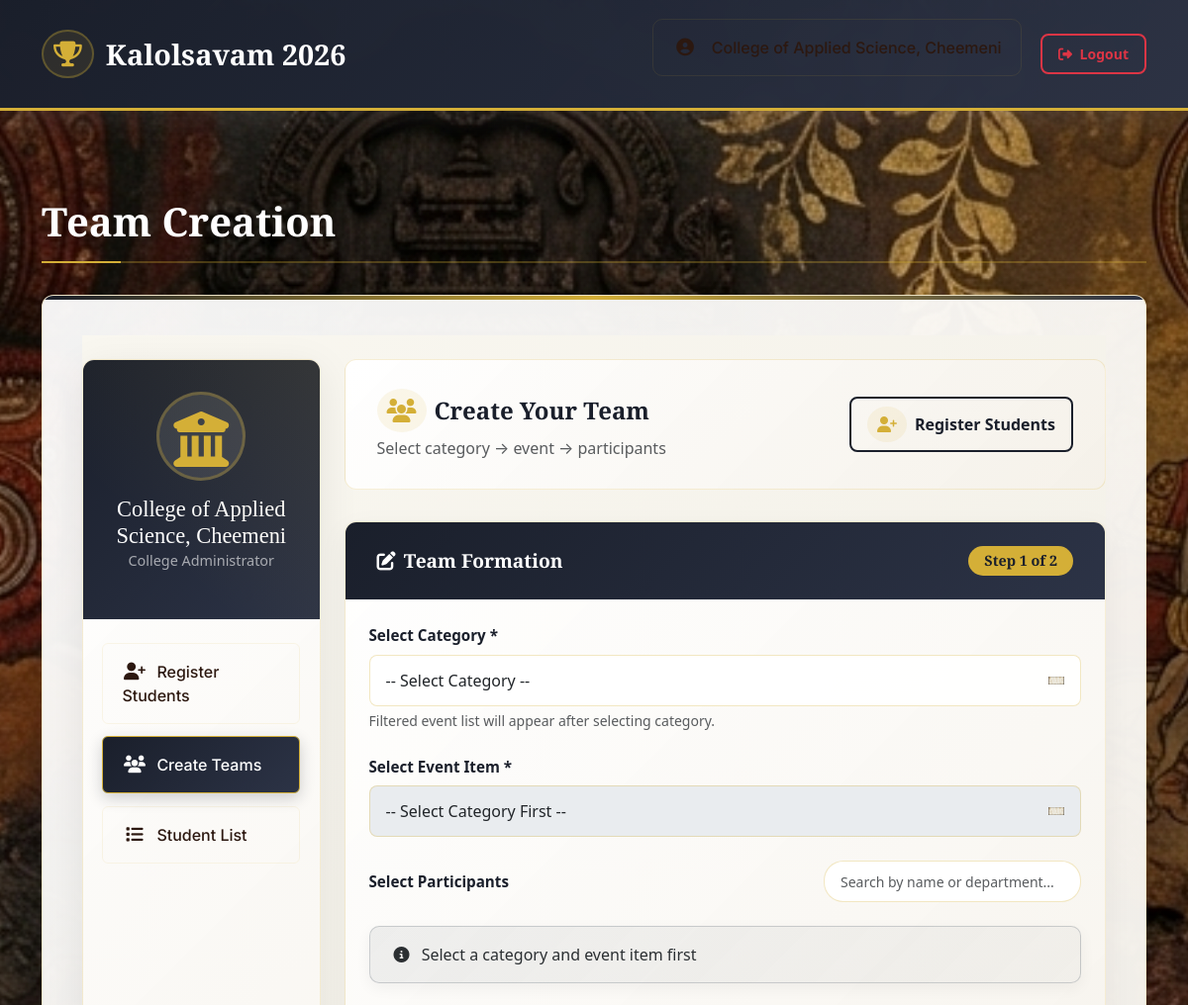
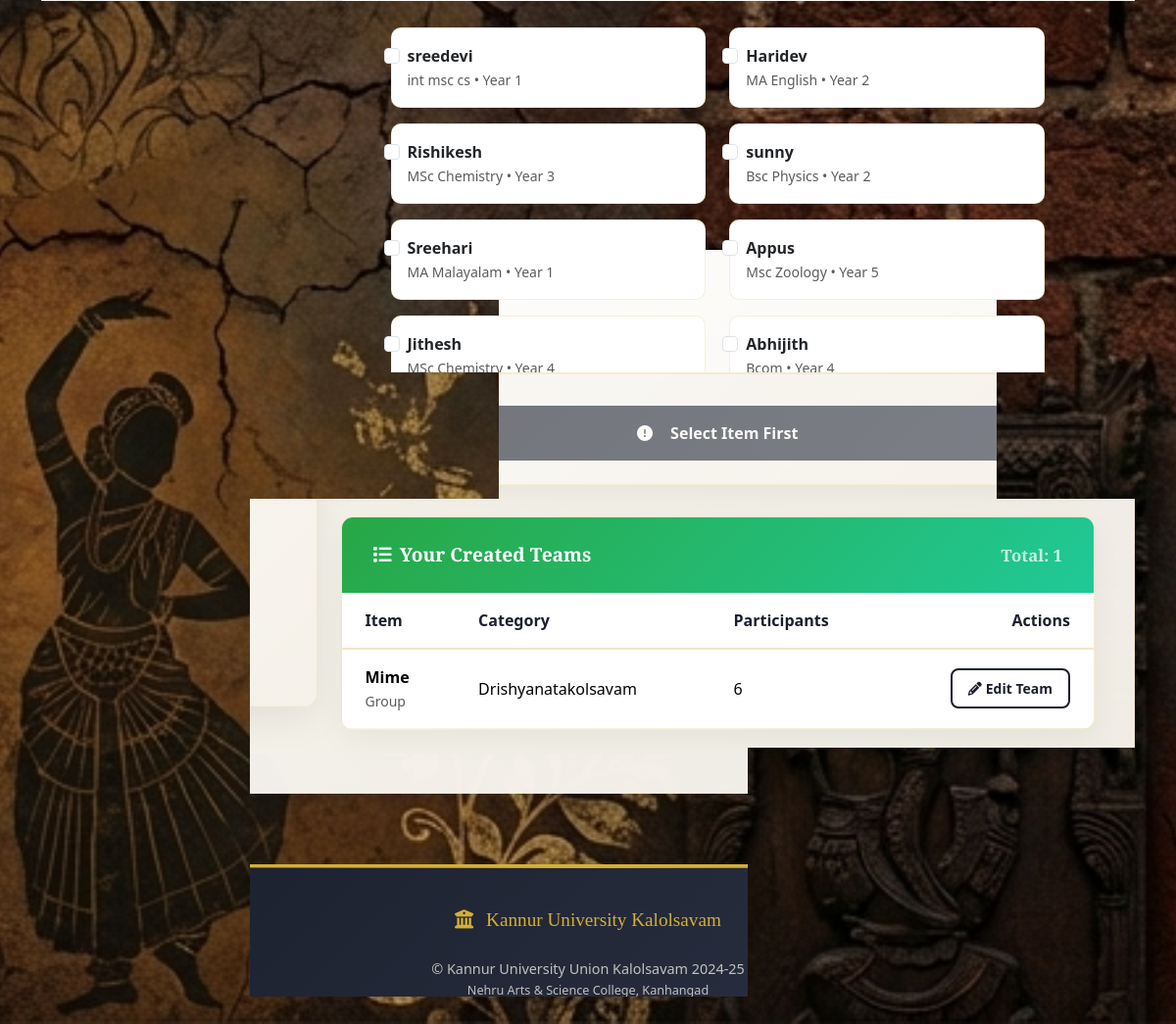
Page /team/create/ (signed in) on the committed database (2 pictures, top to bottom).
### accounts/models.py (models this page shows, shortened)
class College(models.Model):
    user = models.ForeignKey(   # 🔥 TEMP: NOT OneToOne
        settings.AUTH_USER_MODEL,
        on_delete=models.CASCADE,
        null=True,
        blank=True,
        related_name="colleges"
    )
    college_name = models.CharField(max_length=255)
    district = models.CharField(max_length=255)

class CustomUser(AbstractUser):
    ROLE_CHOICES = (
        ('college', 'College'),
        ('organizer', 'Organizer'),
        ('admin', 'Admin'),
    )
    role = models.CharField(max_length=20, choices=ROLE_CHOICES, default='college')
    college_name = models.CharField(max_length=255, blank=True, null=True)
    REQUIRED_FIELDS = ["email"]
    USERNAME_FIELD = "username"

class Student(models.Model):
    college = models.ForeignKey(College, on_delete=models.CASCADE)
    name = models.CharField(max_length=255)
    id_card = models.CharField(max_length=255)
    date_of_birth = models.DateField()
    department = models.CharField(max_length=255)
    year_of_joining = models.IntegerField()
    current_year = models.IntegerField()
    id_card_file = models.FileField(upload_to=student_upload_path, null=True, blank=True)

class Team(models.Model):
    college = models.ForeignKey(College, on_delete=models.CASCADE)
    item = models.ForeignKey(Item, on_delete=models.CASCADE)
    category = models.CharField(max_length=255)
    students = models.ManyToManyField(Student)
    created_at = models.DateTimeField(auto_now_add=True)

class Item(models.Model):
    name = models.CharField(max_length=255)
    numbers = models.PositiveIntegerField()
    category = models.CharField(max_length=255)
    max_participants = models.PositiveIntegerField(default=1)
    item_type = models.CharField(max_length=10, choices=[("single","single"),("group","group")])  # ← added

### accounts/views.py (the view, shortened to what this page needs)
# urls.py: path("team/create/", views.team_creation, name="team_creation"),
@login_required
def team_creation(request):
    if request.user.role != "college":
        return redirect("home")
    college = get_object_or_404(College, user=request.user)
    students = Student.objects.filter(college=college)
    items = Item.objects.all()
    categories = Item.objects.values_list("category", flat=True).distinct()
    existing_item_ids = Team.objects.filter(
        college=college
    ).values_list("item_id", flat=True)
    return render(request, "team/create_team.html", {
        "students": students,
        "items": items,
        "categories": categories,
        "teams": Team.objects.filter(college=college),
        "existing_item_ids": existing_item_ids,
        "college": college,
    })

### accounts/templates/team/create_team.html (shortened to what this page needs)
{% extends 'base.html' %}
{% load static %}
{% block page_title_content %}
    Team Creation
{% endblock %}
{% block content %}
<div class="container-fluid py-4 page-wrapper">
    <div class="row">
        <div class="col-lg-3 col-md-4 mb-4">
            <div class="sidebar-card">
                <div class="gradient-header text-center">
                    <i class="fas fa-university"></i>
                    <h5 class="text-white mb-0">{{ college.college_name|default:user.username }}</h5>
                     <p class="small opacity-75">College Administrator</p>
                </div>
                <div class="nav-container">
                    <ul class="nav nav-pills flex-column">
                        <li class="nav-item">
                            <a class="nav-link" href="{% url 'register_student' %}">
                                <i class="fas fa-user-plus"></i>Register Students
                            </a>
                        </li>
                        <li class="nav-item">
                            <a class="nav-link active" href="{% url 'team_creation' %}">
                                <i class="fas fa-users"></i>Create Teams
                            </a>
                        </li>
                        <li class="nav-item">
                            <a class="nav-link" href="{% url 'student_summary' %}">
                                <i class="fas fa-list"></i>Student List
                            </a>
                        </li>
                    </ul>
                </div>
            </div>
        </div>
        <div class="col-lg-9 col-md-8">
            <div class="main-header">
                <div>
                    <h4 class="mb-1">
                        <i class="fas fa-users me-2"></i>Create Your Team
                    </h4>
                    <p class="mb-0 text-muted">
                        Select category → event → participants
                    </p>
                </div>
                <div class="d-flex gap-2 align-items-center">
                    <a href="{% url 'register_student' %}" class="btn btn-outline-primary">
                        <i class="fas fa-user-plus me-2"></i>Register Students
                    </a>
                </div>
            </div>
            <div class="team-creation-card">
                <div class="card-header">
                    <span>
                        <i class="fas fa-edit me-2"></i>Team Formation
                    </span>
                    <span class="badge">Step 1 of 2</span>
                </div>
                <div class="card-body p-4">
                    <form method="POST" id="teamForm" autocomplete="off">
                        <div class="mb-4">
                            <label class="form-label">Select Category *</label>
                            <select id="category-select" class="form-select fancy-select" required>
                                <option value="">-- Select Category --</option>
                            </select>
                            <div class="form-text text-muted">Filtered event list will appear after selecting category.</div>
                        </div>
                        <div class="mb-4">
                            <label class="form-label">Select Event Item *</label>
                            <select id="item-select" name="item" class="form-select fancy-select" required disabled>
                                <option value="">-- Select Category First --</option>
                            </select>
                        </div>
                        <div class="mb-3">
                            <div class="d-flex justify-content-between align-items-center flex-wrap gap-2 mb-2">
                                <label class="form-label mb-0">Select Participants</label>
                                <input type="text" id="student-search" class="form-control form-control-sm"
                                       style="max-width: 260px;" placeholder="Search by name or department...">
                            </div>
                        </div>
                        <div id="selection-counter" class="alert alert-secondary">
                        </div>
                        <div class="student-list">
                            <div class="row" id="student-list-wrapper">
                                {% for student in students %}
                                <div class="col-md-6 mb-2 student-wrapper">
                                    <label class="form-check student-card"
                                           data-name="{{ student.name|lower }} {{ student.department|lower }}">
                                        <input class="form-check-input student-checkbox" type="checkbox"
                                               name="students" value="{{ student.id }}">
                                        <span>
                                            <strong>{{ student.name }}</strong><br>
                                            <small class="text-muted">
                                                {{ student.department }} • Year {{ student.current_year }}
                                            </small>
                                        </span>
                                    </label>
                                </div>
                                {% endfor %}
                            </div>
                        </div>
                        <button type="submit" id="submitBtn" class="btn btn-primary w-100">
                        </button>
                    </form>
                </div>
            </div>
            <div class="teams-list-card">
                <div class="card-header">
                    <span><i class="fas fa-list me-2"></i>Your Created Teams</span>
                    <small class="opacity-75">Total: {{ teams|length }}</small>
                </div>
                <div class="card-body p-0">
                    {% if teams %}
                    <div class="table-responsive">
                        <table class="table pretty-table">
                            <thead>
                                <tr>
                                    <th>Item</th>
                                    <th>Category</th>
                                    <th>Participants</th>
                                    <th class="text-end">Actions</th>
                                </tr>
                            </thead>
                            <tbody>
                                {% for team in teams %}
                                <tr>
                                    <td>
                                        <span class="fw-semibold">{{ team.item.name }}</span><br>
                                        <small class="text-muted">{{ team.item.item_type|capfirst }}</small>
                                    </td>
                                    <td>{{ team.category }}</td>
                                    <td>{{ team.students.count }}</td>
                                    <td class="text-end">
                                        <button class="btn btn-outline-primary btn-sm"
                                                data-bs-toggle="modal"
                                                data-bs-target="#editTeamModal{{ team.id }}">
                                            <i class="fas fa-pencil-alt me-1"></i>Edit Team
                                        </button>
                                    </td>
                                </tr>
                                {% endfor %}
                            </tbody>
                        </table>
                    </div>
                    {% else %}
                        <div class="empty-state">
                            <i class="fas fa-users"></i>
                            <h6 class="mb-2">No Teams Created Yet</h6>
                            <p class="text-muted mb-0">Create your first team using the form above</p>
                        </div>
                    {% endif %}
                </div>
            </div>
        </div>
    </div>
</div>
{% endblock %}

### accounts/templates/base.html (shortened to what this page needs)
{% load static %}
<!DOCTYPE html>
<html lang="en">
<head>
    <link href="https://cdn.jsdelivr.net/npm/bootstrap@5.3.2/dist/css/bootstrap.min.css" rel="stylesheet">
    <link rel="stylesheet" href="https://cdnjs.cloudflare.com/ajax/libs/font-awesome/6.5.0/css/all.min.css">
</head>
<body class="d-flex flex-column min-vh-100">
    <nav class="navbar navbar-expand-lg navbar-dark">
        <div class="container">
            <a class="navbar-brand" href="{% url 'home' %}">
                <i class="fas fa-trophy"></i>
                <span>Kalolsavam 2026</span>
            </a>
            <div class="collapse navbar-collapse" id="navbarNav">
                <ul class="navbar-nav ms-auto align-items-center">
                    {% if user.is_authenticated %}
                        <li class="nav-item me-3">
                            <span class="nav-link">
                                <i class="fas fa-user-circle" ></i>
                                {{ college.college_name|default:user.username }}
                            </span>
                        </li>
                        <li class="nav-item">
                            <a class="btn btn-outline-danger btn-sm" href="{% url 'logout' %}">
                                <i class="fas fa-sign-out-alt me-1"></i> Logout
                            </a>
                        </li>
                    {% else %}
                        <li class="nav-item">
                            <a class="btn btn-primary" href="{% url 'login' %}">
                                <i class="fas fa-sign-in-alt me-1"></i> Login
                            </a>
                        </li>
                    {% endif %}
                </ul>
            </div>
        </div>
    </nav>
    <main class="page-container flex-fill">
        <div class="container py-4">
            {% block page_title %}
                <h1 class="page-title">{% block page_title_content %}{% endblock %}</h1>
            {% endblock %}
            <div class="main-card">
                {% block content %}{% endblock %}
            </div>
        </div>
    </main>
    <footer class="mt-auto">
        <div class="container">
            <div class="footer-content">
                <div class="footer-logo">
                    <i class="fas fa-university me-2"></i>
                    Kannur University Kalolsavam
                </div>
                <div class="copyright">
                    © Kannur University Union Kalolsavam 2024-25
                    <br>
                    <small>Nehru Arts & Science College, Kanhangad</small>
                </div>
            </div>
        </div>
    </footer>
</body>
</html>

### rows in the picture
College: college_name "College of Applied Science, Cheemeni"
Student: name "sreedevi", department "int msc cs", current_year "1"
Student: name "Haridev", department "MA English", current_year "2"
Student: name "Rishikesh", department "MSc Chemistry", current_year "3"
Student: name "sunny", department "Bsc Physics", current_year "2"
Student: name "Sreehari", department "MA Malayalam", current_year "1"
Student: name "Appus", department "Msc Zoology", current_year "5"
Student: name "Jithesh", department "MSc Chemistry", current_year "4"
Student: name "Abhijith", department "Bcom", current_year "4"
Team: item.name "Mime", item.item_type "Group", category "Drishyanatakolsavam", students.count "6"

### other values in the picture
{{ teams|length }} "1"
